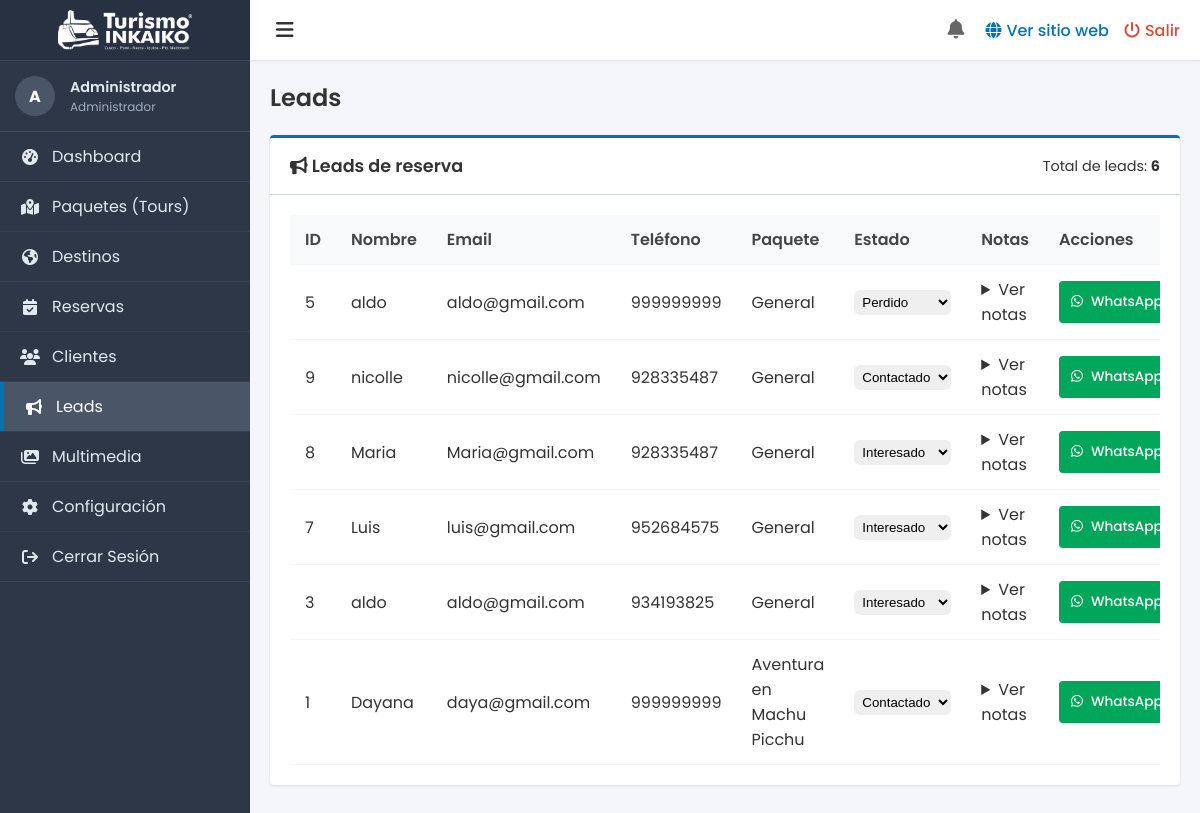
Page /admin/leads.php (signed in) on the committed database.
### tables this page shows
CREATE TABLE IF NOT EXISTS leads (
    id INT AUTO_INCREMENT PRIMARY KEY,
    usuario_id INT,
    nombre VARCHAR(100),
    email VARCHAR(150),
    telefono VARCHAR(25),
    paquete_id INT,
    estado ENUM('interesado', 'contactado', 'perdido') DEFAULT 'interesado',
    source VARCHAR(100),
    notas TEXT,
    created_at TIMESTAMP DEFAULT CURRENT_TIMESTAMP,
    updated_at TIMESTAMP DEFAULT CURRENT_TIMESTAMP ON UPDATE CURRENT_TIMESTAMP,
    UNIQUE KEY unique_lead (email, paquete_id),
    FOREIGN KEY (usuario_id) REFERENCES usuarios(id) ON DELETE SET NULL,
    FOREIGN KEY (paquete_id) REFERENCES paquetes(id) ON DELETE SET NULL
);

CREATE TABLE IF NOT EXISTS paquetes (
    id INT AUTO_INCREMENT PRIMARY KEY,
    name VARCHAR(150),
    destino VARCHAR(150),
    category VARCHAR(50),
    duration INT,
    durationLabel VARCHAR(50),
    price DECIMAL(10,2),
    oldPrice DECIMAL(10,2),
    promo BOOLEAN,
    discount INT,
    img VARCHAR(255),
    rating VARCHAR(10),
    reviews INT,
    popular INT,
    priceLabel VARCHAR(50),
    description TEXT,
    notes TEXT
);

### includes/functions.php (called while the page is built, shortened)
<?php
function getLeads()
{
    $pdo = get_db_connection();
    $stmt = $pdo->query('SELECT l.*, p.name AS paquete_name FROM leads l LEFT JOIN paquetes p ON l.paquete_id = p.id ORDER BY l.updated_at DESC');
    return $stmt->fetchAll();
}

### admin/leads.php (the view, shortened to what this page needs)
<?php
require_once __DIR__ . '/../includes/functions.php';
$leads = getLeads();
?>
<?php include __DIR__ . '/includes/admin_header.php'; ?>
<div class="admin-panel">
    <div class="admin-panel-header" style="display: flex; justify-content: space-between; align-items: center;">
        <h3 class="admin-panel-title"><i class="fa-solid fa-bullhorn"></i> Leads de reserva</h3>
        <p style="margin: 0; font-size: 0.9rem;">Total de leads: <strong><?= count($leads) ?></strong></p>
    </div>
    <div class="admin-panel-body">
        <div class="table-responsive">
            <table class="admin-table">
                <thead>
                    <tr>
                        <th>ID</th>
                        <th>Nombre</th>
                        <th>Email</th>
                        <th>Teléfono</th>
                        <th>Paquete</th>
                        <th>Estado</th>
                        <th>Notas</th>
                        <th>Acciones</th>
                    </tr>
                </thead>
                <tbody>
                    <?php foreach ($leads as $lead): ?>
                        <tr>
                            <td><?= htmlspecialchars($lead['id']) ?></td>
                            <td><?= htmlspecialchars($lead['nombre'] ?? 'Sin nombre') ?></td>
                            <td><?= htmlspecialchars($lead['email'] ?? 'No registrado') ?></td>
                            <td><?= htmlspecialchars($lead['telefono'] ?? 'No registrado') ?></td>
                            <td><?= htmlspecialchars($lead['paquete_name'] ?? 'General') ?></td>
                            <td>
                                <form method="post" style="display: inline;">
                                    <select name="new_status" onchange="this.form.submit()" style="padding: 4px; border-radius: 6px; border: 1px solid var(--border);">
                                        <option value="interesado" <?= $lead['estado'] === 'interesado' ? 'selected' : '' ?>>Interesado</option>
                                        <option value="contactado" <?= $lead['estado'] === 'contactado' ? 'selected' : '' ?>>Contactado</option>
                                        <option value="perdido" <?= $lead['estado'] === 'perdido' ? 'selected' : '' ?>>Perdido</option>
                                    </select>
                                </form>
                            </td>
                            <td>
                                <details style="max-width: 200px;">
                                    <summary>Ver notas</summary>
                                </details>
                            </td>
                            <td>
                                <?php if (!empty($lead['telefono'])): ?>
                                    <a href="https://wa.me/<?= htmlspecialchars(ltrim($lead['telefono'], '+')) ?>?text=Hola%20vi%20que%20estás%20interesado%20en%20nuestros%20paquetes" target="_blank" class="btn-action btn-add" style="width: auto; padding: 6px 12px; font-size: 0.85rem;"><i class="fa-brands fa-whatsapp"></i> WhatsApp</a>
                                <?php endif; ?>
                            </td>
                        </tr>
                    <?php endforeach; ?>
                </tbody>
            </table>
        </div>
    </div>
</div>
<?php include __DIR__ . '/includes/admin_footer.php'; ?>

### assets/css/admin-style.css (style rules this page uses)
:root { --admin-sidebar-width: 250px; --admin-sidebar-bg: #2d3748; --admin-sidebar-hover: #4a5568; --admin-sidebar-text: #e2e8f0; --admin-topbar-height: 60px; --admin-topbar-bg: #ffffff; --admin-body-bg: #f4f6f9; --admin-card-orange: #f39c12; --admin-card-green: #00a65a; --admin-card-teal: #00c0ef; --admin-card-blue: #0073b7; --admin-card-red: #dd4b39; --admin-text-dark: #333333; --admin-border: #d2d6de; }
body { margin: 0; font-family: 'Poppins', sans-serif; background-color: var(--admin-body-bg); color: var(--admin-text-dark); }
.admin-panel { background: #fff; border-radius: 4px; box-shadow: 0 1px 3px rgba(0,0,0,0.1); border-top: 3px solid var(--admin-card-blue); margin-bottom: 20px; }
.admin-panel-header { padding: 15px 20px; border-bottom: 1px solid var(--admin-border); display: flex; justify-content: space-between; align-items: center; }
.admin-panel-title { margin: 0; font-size: 1.1rem; font-weight: 600; }
.admin-panel-body { padding: 20px; }
.table-responsive { overflow-x: auto; }
table.admin-table { width: 100%; border-collapse: collapse; margin-bottom: 0; }
table.admin-table th, table.admin-table td { padding: 12px 15px; text-align: left; border-bottom: 1px solid #f4f4f4; }
table.admin-table th { background-color: #f8f9fa; font-weight: 600; color: #444; }
.btn-action { display: inline-flex; align-items: center; justify-content: center; width: 30px; height: 30px; border-radius: 3px; color: #fff !important; text-decoration: none; margin-right: 5px; border: none; cursor: pointer; }
.btn-add { background-color: var(--admin-card-green); color: #fff !important; padding: 8px 15px; border-radius: 4px; text-decoration: none; display: inline-flex; align-items: center; gap: 8px; font-weight: 500; border: none; cursor: pointer; }

### rows in the picture
leads: id "5", nombre "aldo", email "aldo@gmail.com", telefono "999999999", paquete_name "General", new_status "Perdido"
leads: id "9", nombre "nicolle", email "nicolle@gmail.com", telefono "928335487", paquete_name "General", new_status "Contactado"
leads: id "8", nombre "Maria", email "Maria@gmail.com", telefono "928335487", paquete_name "General", new_status "Interesado"
leads: id "7", nombre "Luis", email "luis@gmail.com", telefono "952684575", paquete_name "General", new_status "Interesado"
leads: id "3", nombre "aldo", email "aldo@gmail.com", telefono "934193825", paquete_name "General", new_status "Interesado"
leads: id "1", nombre "Dayana", email "daya@gmail.com", telefono "999999999", paquete.name "Aventura en Machu Picchu", new_status "Contactado"

### other values in the picture
$userInitials "A"
$userName "Administrador"
$pageTitle "Leads"
count($leads) "6"
